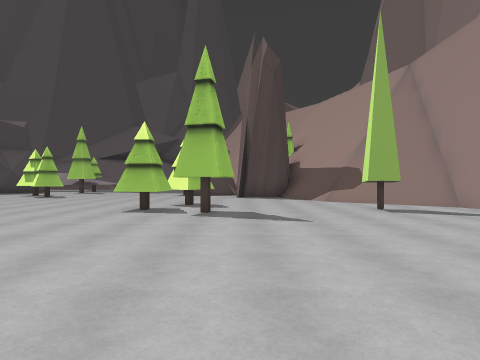
[1] (above)

21 first-person views from a walk through a Unity game level. The camera is 1.4 m above the floor, looks level and sees 75° across. The floor is counted in squares, 2 m on a side. Each view is taken from the middle of a square. On the plan, view 1 faces up. The plan holds only what a view shows up to about 10 squares ahead; the rest is blank. The place goes on beyond the plan.

[2]
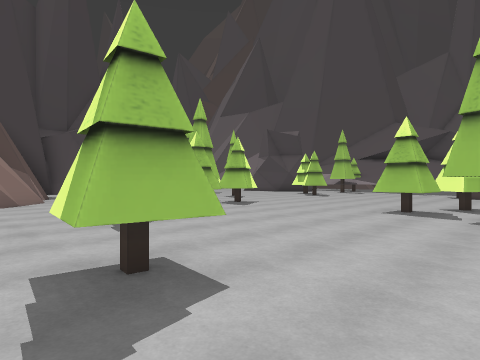

[3]
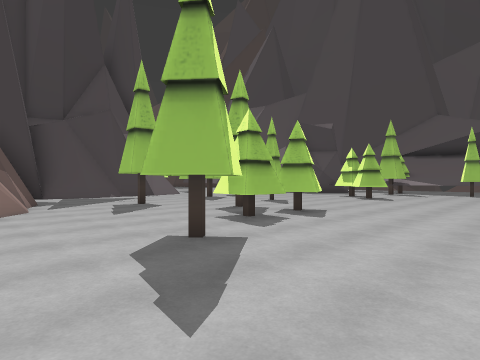

[4]
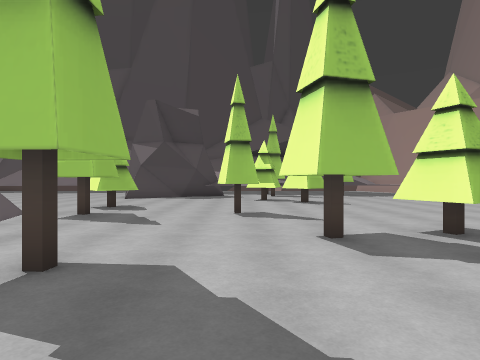

[5]
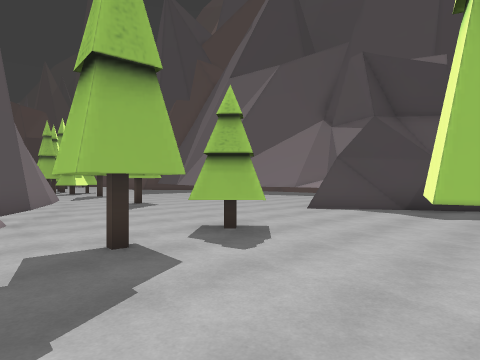

[6]
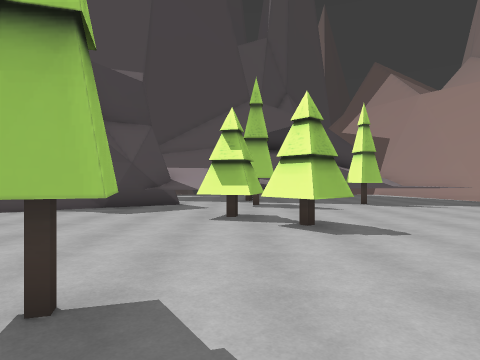

[7]
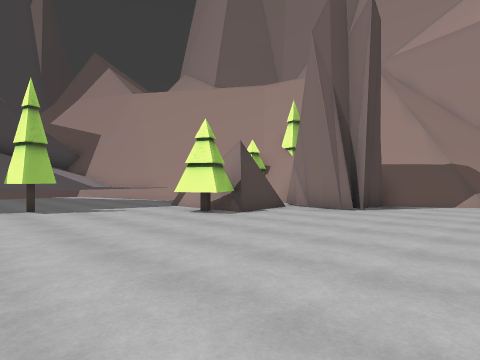

[8]
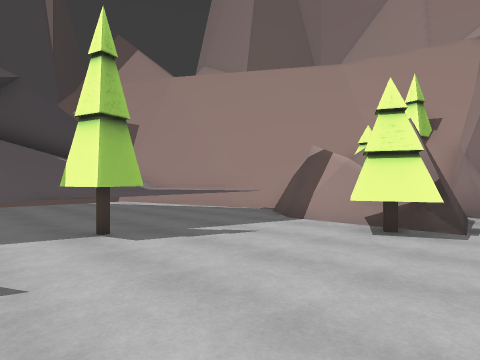

[9]
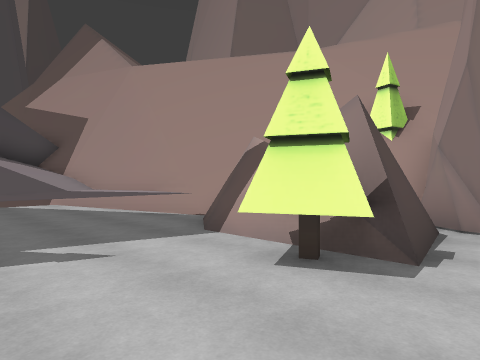

[10]
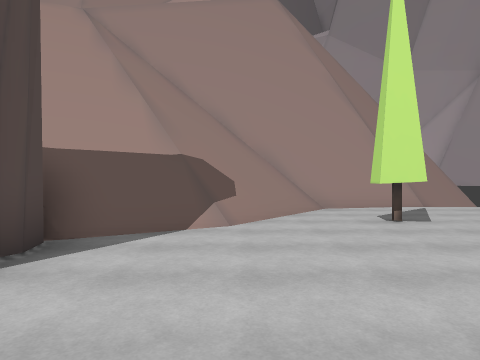

[11]
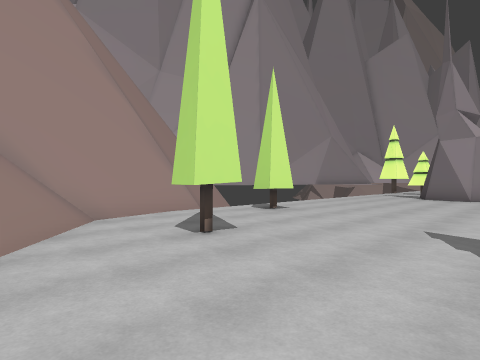

[12]
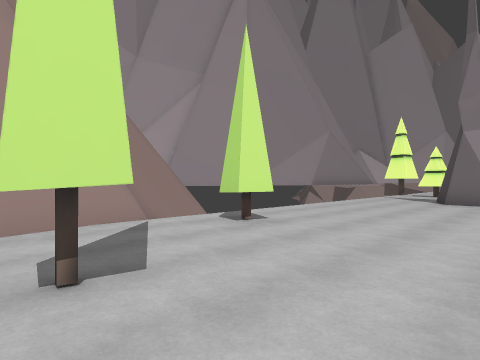

[13]
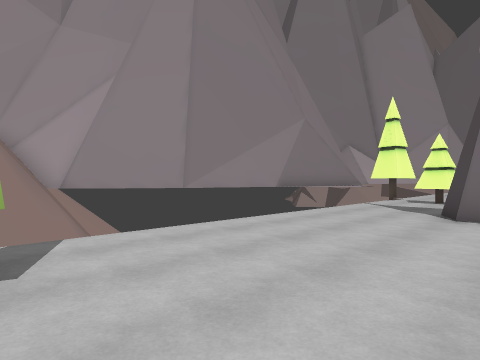

[14]
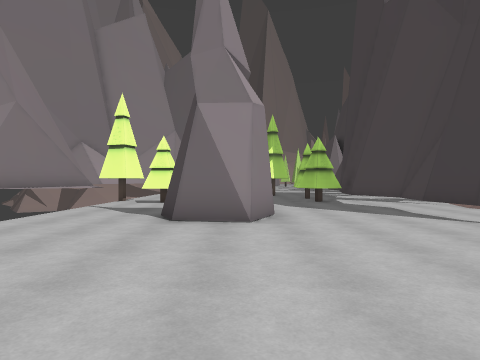

[15]
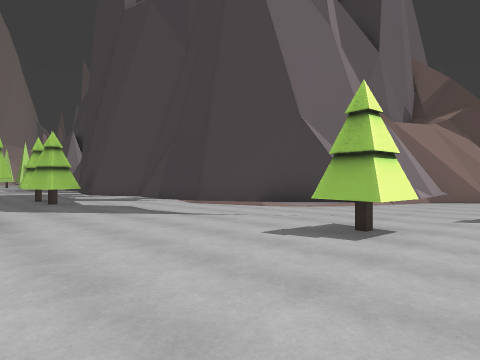

[16]
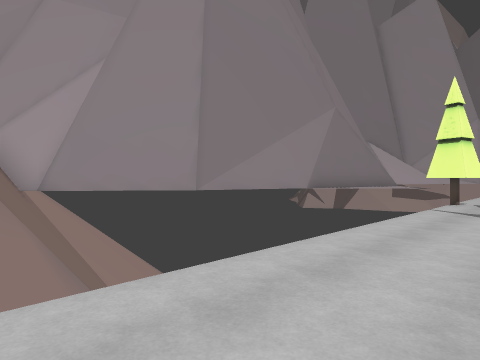

[17]
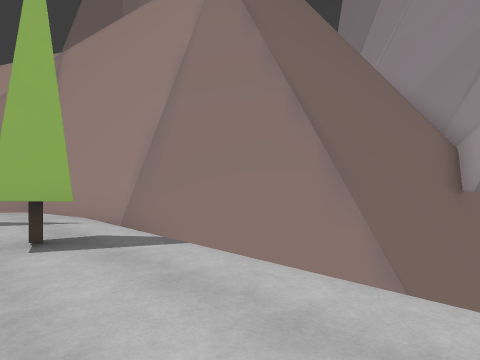

[18]
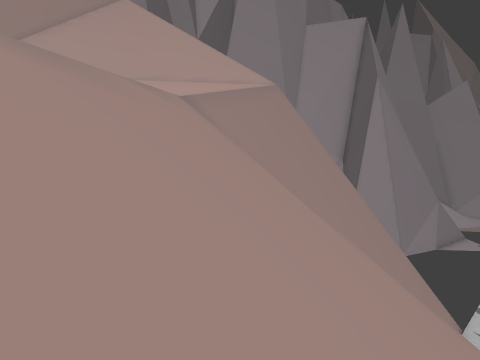

[19]
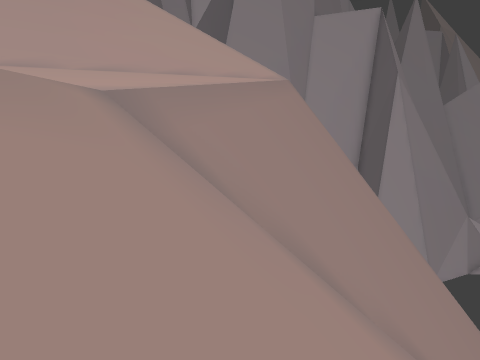

[20]
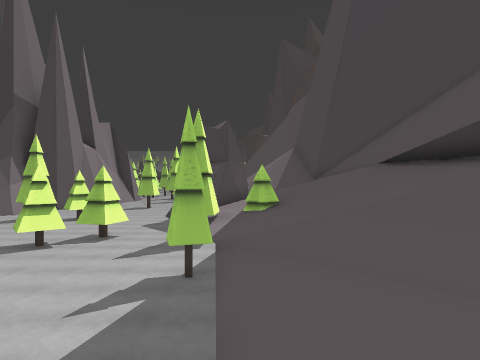

[21]
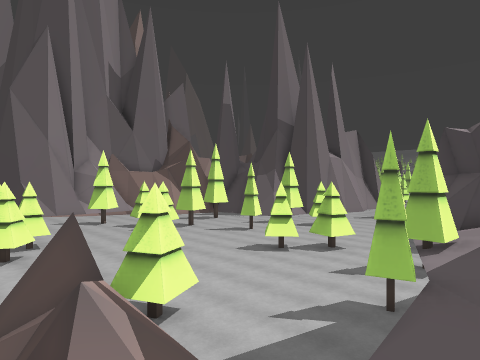

### Floor plan
Key: @ floor where view 1 was taken; # wall or solid block; x gap in a wall; . floor; / step, stairs or slope; ^ raised ledge; v drop or lower ground; T tree; O other object.
Columns run from 19 left of view 1 to 16 right of it. Each row starts with its distance up from view 1.
 21               #^^^v//
 20              #^^^^v///
 19            #^^^^^^v////
 18          ##^^^^^^^////////
 17        #^^^T..T../O ///////      ##
 16    ..###.........OO TT//////     /#
 15   ...#..........TTO ///////////////
 14  .........T.....TTO##  ////#///////
 13 #..........T.......###/////#v//////
 12 T...................///////#v//////
 11 .....TT............../////##vv/////
 10 ##....x..T............////# vv////
  9  ###..T..........TT....//## vvv/v
  8      #...........T.......##  vv
  7       ....TTT....TTT..T..##  vv
  6       ......T.............#   vv
  5      #xT....T.............##  vvv
  4      #.......#..........T.##   vvv
  3      ##......T............v###  vvv
  2       ###................. v##### vv
  1         ##.......T........  vvv###
  0          #######/..@......    v^
 -1                ##.........    ^
 -2                 #.........   #^
 -3                 ##...##...   #
 -4                  #...  ...
 -5                  #...  ...  ##
 -6                  #...  ... ^^
 -7                  #TT.  TTT^^^
 -8                  #O.     x^

Positions as (right, up) in squares from view 1, and headings:
1: (0, 0), facing up
2: (0, 0), facing up-left
3: (-3, 1), facing up-left
4: (-10, 3), facing up
5: (-10, 8), facing up-left
6: (-9, 8), facing up
7: (-7, 9), facing up-right
8: (-7, 13), facing up-right
9: (-5, 13), facing up-right
10: (-2, 10), facing right
11: (0, 10), facing down-right
12: (1, 8), facing down-right
13: (2, 4), facing down-right
14: (2, 3), facing down
15: (2, 3), facing down-left
16: (4, 3), facing down-right
17: (4, 0), facing up-right
18: (4, 18), facing down-right
19: (6, 16), facing down-right
20: (0, 18), facing left
21: (0, 19), facing down-left
